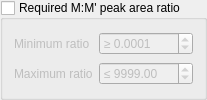
                      <widget class="QGroupBox" name="checkBox_checkPeakRatio">
                       <property name="title">
                        <string>Required M:M' peak area ratio</string>
                       </property>
                       <property name="checkable">
                        <bool>true</bool>
                       </property>
                       <property name="checked">
                        <bool>false</bool>
                       </property>
                       <layout class="QGridLayout" name="gridLayout_49">
                        <item row="0" column="2">
                         <widget class="QDoubleSpinBox" name="doubleSpinBox_minPeakRatio">
                          <property name="prefix">
                           <string>≥ </string>
                          </property>
                          <property name="decimals">
                           <number>4</number>
                          </property>
                          <property name="value">
                           <double>0.000100000000000</double>
                          </property>
                         </widget>
                        </item>
                        <item row="1" column="2">
                         <widget class="QDoubleSpinBox" name="doubleSpinBox_maxPeakRatio">
                          <property name="prefix">
                           <string>≤ </string>
                          </property>
                          <property name="maximum">
                           <double>999999.000000000000000</double>
                          </property>
                          <property name="value">
                           <double>9999.000000000000000</double>
                          </property>
                         </widget>
                        </item>
                        <item row="0" column="0">
                         <widget class="QLabel" name="label_77">
                          <property name="text">
                           <string>Minimum ratio</string>
                          </property>
                         </widget>
                        </item>
                        <item row="1" column="0">
                         <widget class="QLabel" name="label_78">
                          <property name="text">
                           <string>Maximum ratio</string>
                          </property>
                         </widget>
                        </item>
                       </layout>
                      </widget>
